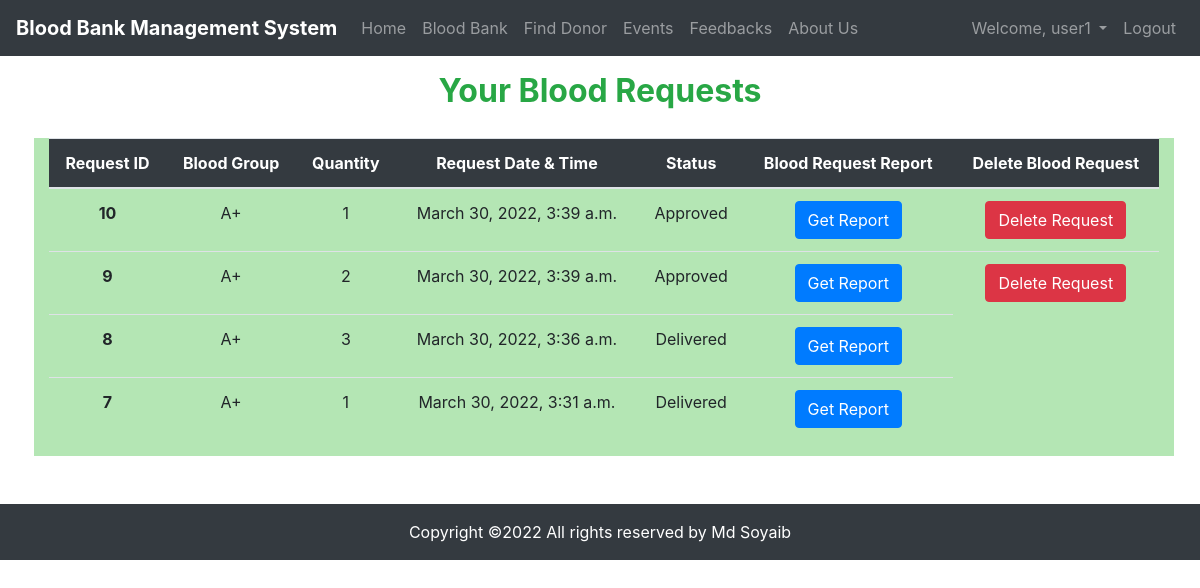
Before: /blood_requests (signed in) with the older database file.
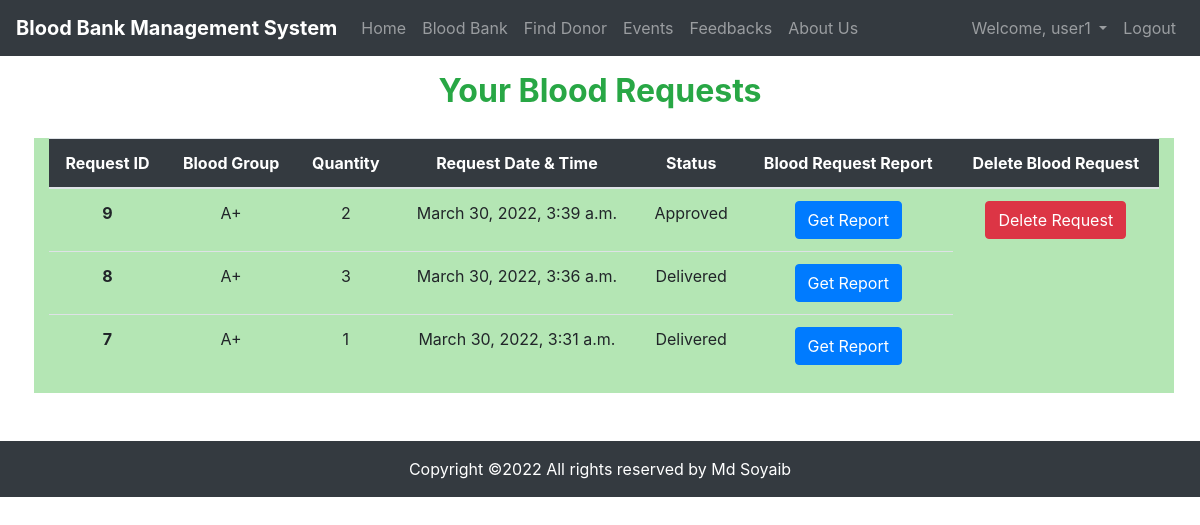
After: the same page with the newer database file.
### app/models.py (models this page shows, shortened)
class CustomUser(AbstractUser):
    email = models.EmailField(max_length=100, blank=True, unique=True, null=True)
    phone = models.CharField(verbose_name=_("Mobile phone"), max_length=14, blank=True, null=True, unique=True)
    city = models.CharField(max_length=50, null=True, blank=True)
    role = models.CharField(max_length=50, null=True, blank=True)
    blood = models.CharField(verbose_name=_("Blood Group"), max_length=10, null=True, blank=True)
    created_at = models.DateTimeField(auto_now_add=True, blank=True, null=True)
    updated_at = models.DateTimeField(auto_now=True, blank=True, null=True)

class BloodRequest(models.Model):
    status = (
        ("Approved", "Approved"),
        ("Delivered", "Delivered"),
        ("Canceled", "Canceled"),
    )
    blood = models.ForeignKey(Blood, on_delete=models.PROTECT, null=True, blank=True)
    user = models.ForeignKey(CustomUser, on_delete=models.PROTECT, null=True, blank=True)
    amount = models.PositiveIntegerField(null=True, blank=True)
    status = models.CharField(max_length=20, null=True, blank=True, choices=status, default="Approved")
    created_at = models.DateTimeField(auto_now_add=True, blank=True, null=True)
    updated_at = models.DateTimeField(auto_now=True, blank=True, null=True)

class Blood(models.Model):
    group = models.CharField(verbose_name=_("Blood Group"), max_length=10, unique=True, null=True, blank=True)
    stock = models.PositiveIntegerField(null=True, blank=True)
    photo = models.ImageField(null=True, blank=True, upload_to='blood')
    status = models.BooleanField(null=True, blank=True)
    created_at = models.DateTimeField(auto_now_add=True, blank=True, null=True)
    updated_at = models.DateTimeField(auto_now=True, blank=True, null=True)

### app/views.py (the view)
# urls.py: path('blood_requests', BloodRequestHistory.as_view(), name="blood_requests"),
class BloodRequestHistory(View):
    def get(self, request):
        user = request.user
        if user.is_authenticated:
            brequest = BloodRequest.objects.filter(user=user).order_by('-id')
            return render(request, 'blood_request_history.html', {'brequest':brequest})
        else:
            messages.warning(request, "Login first to access that page")
            return redirect('login')

### templates/blood_request_history.html (shortened to what this page needs)
{% extends 'base.html' %}
{% block content %}
    <div class="container">
        <div class="row">
            <div class="col-lg-12 text-center pt-3 pb-3 text-success">
                <h2><b>Your Blood Requests</b></h2>
            </div>
            <div class="col-lg-12 ml-1 mr-1 mt-1 mb-5" style="background-color: rgb(180, 230, 180);">
                <table class="table table-hover text-center">
                    <thead class="bg-dark text-white">
                      <tr>
                        <th scope="col">Request ID</th>
                        <th scope="col">Blood Group</th>
                        <th scope="col">Quantity</th>
                        <th scope="col">Request Date & Time</th>
                        <th scope="col">Status</th>
                        <th scope="col">Blood Request Report</th>
                        <th scope="col">Delete Blood Request</th>
                      </tr>
                    </thead>
                    <tbody>
                        {% for brequest in brequest %}
                        <tr>
                            <th scope="row">{{brequest.id}}</th>
                            <td>{{brequest.blood.group}}</td>
                            <td>{{brequest.amount}}</td>
                            <td>{{brequest.created_at}}</td>
                            <td>{{brequest.status}}</td>
                            <td><button class="btn btn-primary" type="submit"><a href="blood_requests/report/{{brequest.id}}" class="text-white" style="text-decoration: none;" target="_blank">Get Report</a></button></td>
                            <form method="post" action="delete_blood_request">
                                {% if brequest.status == "Approved" %}
                                <td><button class="btn btn-danger" type="submit">Delete Request</button></td>
                                {% endif %}
                            </form>
                        </tr>
                        {% endfor %}
                    </tbody>
                </table>
            </div>
        </div>
    </div>
{% endblock content %}

### templates/base.html (shortened to what this page needs)
<!DOCTYPE html>
<html lang="en">
<head>
    <link rel="stylesheet" href="/static/css/bootstrap.min.css" type="text/css">
    <link rel="stylesheet" href="/static/css/style.css" type="text/css">
    <link rel="stylesheet" href="https://cdnjs.cloudflare.com/ajax/libs/font-awesome/6.0.0/css/all.min.css" type="text/css">
</head>
<body>
<nav class="navbar navbar-expand-lg navbar-dark bg-dark">
    <a class="navbar-brand" href="{% url 'home' %}"><b>Blood Bank Management System</b></a>
    <div class="collapse navbar-collapse" id="navbarSupportedContent">
        <ul class="navbar-nav mr-auto">
            <li class="">
                <a class="nav-link" href="{% url 'home' %}">Home <span class="sr-only">(current)</span></a>
            </li>
            {% if user.is_authenticated %}
            <li class="">
                <a class="nav-link" href="{% url 'blood_bank' %}">Blood Bank <span class="sr-only">(current)</span></a>
            </li>
            <li class="">
                <a class="nav-link" href="{% url 'find_donor' %}">Find Donor <span class="sr-only">(current)</span></a>
            </li>
            {% endif %}
            <li class="">
                <a class="nav-link" href="{% url 'event' %}">Events<span class="sr-only"></a>
            </li>
            <li class="">
                <a class="nav-link" href="{% url 'feedback' %}">Feedbacks</a>
            </li>
            <li class="">
                <a class="nav-link" href="{% url 'about' %}">About Us</a>
            </li>
        </ul>
        <ul class="navbar-nav">
            {% if user.is_authenticated %}
            <li class="nav-item dropdown">
                <a class="nav-link dropdown-toggle" href="#" id="navbarDropdown" role="button" data-toggle="dropdown"
                   aria-haspopup="true" aria-expanded="false">
                    Welcome, {{user.username}}
                </a>
            </li>
            <li class="nav-item">
                <a class="nav-link" href="{% url 'logout' %}">Logout</a>
            </li>
            {% endif %}
        </ul>
    </div>
</nav>
{% block content %}
{% endblock content %}
<footer class="bg-light text-center text-lg-start">
    <div class="text-center p-3 bg-dark" style="color:white;">
        Copyright &copy;<script>document.write(new Date().getFullYear());</script>
        All rights reserved by Md Soyaib
    </div>
</footer>
</body>
</html>

Changed rows visible on the page:
removed BloodRequest: id "10", blood.group "A+", amount "1", created_at "March 30, 2022, 3:39 a.m.", status "Approved"
